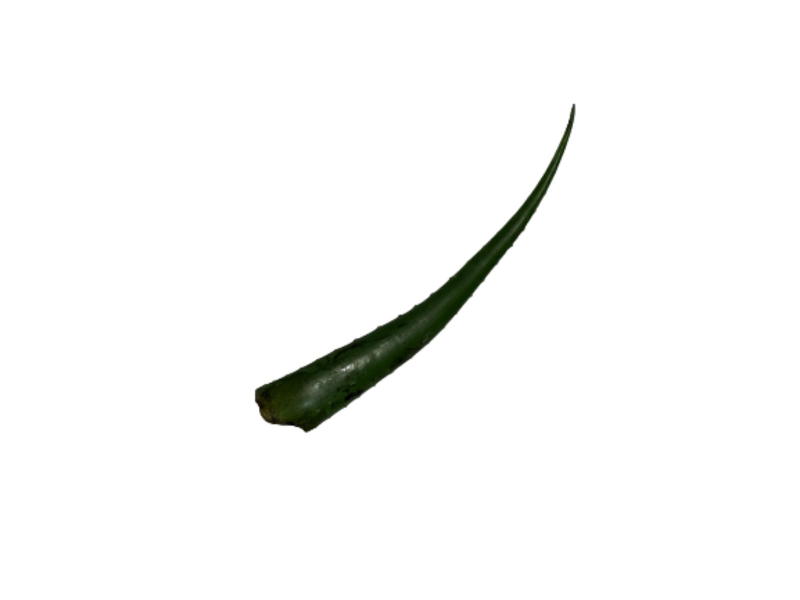
#> input picture Dataset/Image Processing Lidah Buaya/003.jpg, 1600 x 1200 px (shown at 1/2 size)
$ jupyter execute 'Image_Processing_Lidah Buaya.ipynb'
#> lines starting #> are read from the running program, lines starting #| are printed output that depends on the picture; after the words box and inside, x2 and y2 are one past the last pixel; in counts of white or black regions, pixels touching at a corner belong together
[cell 1]
import cv2
from google.colab.patches import cv2_imshow

[cell 2]
# membaca image
image = cv2.imread("003.jpg")
#> image is the input picture: shape (1200, 1600, 3); mean B, G, R 248.2, 249, 248.5

[cell 3]
print(image)
#> (printed output is left out)

[cell 4]
# menampilkan image
cv2_imshow(image)

[cell 5]
print(image.shape)
#| (1200, 1600, 3)

[cell 6]
# mengakeses nilai di pixel x=100, y=20
(b, g, r) = image[20, 100]
#> b = 255; g = 255; r = 255
print("blue =" ,b)
#| blue = 255
print("green =" ,g)
#| green = 255
print("red =" ,r)
#| red = 255

[cell 7]
# crop image
im_crop = image[100:660, 100:300]
#> im_crop: shape (560, 200, 3); every value is 255

cv2_imshow(im_crop)
cv2.waitKey(0)
cv2.destroyAllWindows()
print(im_crop.shape)
#| (560, 200, 3)

[cell 8]
# mengcopy image
cp_image = image.copy()
print(cp_image.shape)
#| (1200, 1600, 3)

[cell 9]
# mengubah nilai pixel
cp_image[300:350, 170:300] = (255, 255, 255)

cv2_imshow(cp_image)
cv2.waitKey(0)
cv2.destroyAllWindows()

[cell 10]
# resize image (ignore aspect ratio)
im_resized = cv2.resize(image, (400,400))
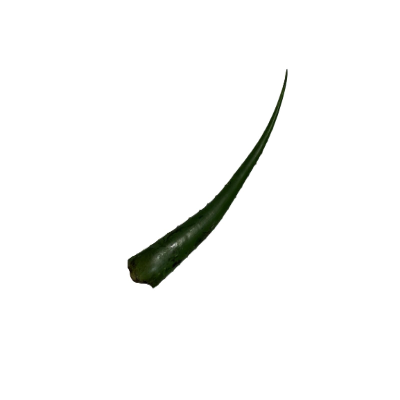
#> im_resized: shape (400, 400, 3); mean B, G, R 248.2, 249, 248.5

cv2_imshow(im_resized)
cv2.waitKey(0)
cv2.destroyAllWindows()

[cell 11]
# resize image (Mempertahankan aspek ratio)
r = 400/image.shape[1]
#> r = 0.25
dim = (400, int(image.shape[0]*r))
#> dim = (400, 300)
im_resized = cv2.resize(image, dim)
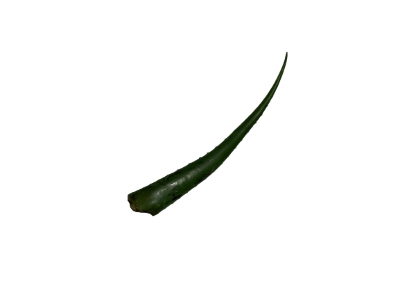
#> im_resized: shape (300, 400, 3); mean B, G, R 248.2, 249, 248.5

cv2_imshow(im_resized)
cv2.waitKey(0)
cv2.destroyAllWindows()

[cell 12]
# rotating an image
(h, w) = image.shape[:2]
#> h = 1200; w = 1600
center = (w/2, h/2)
#> center = (800, 600)

M = cv2.getRotationMatrix2D(center, 180, 1.0)
rotate = cv2.warpAffine(image, M, (w,h))
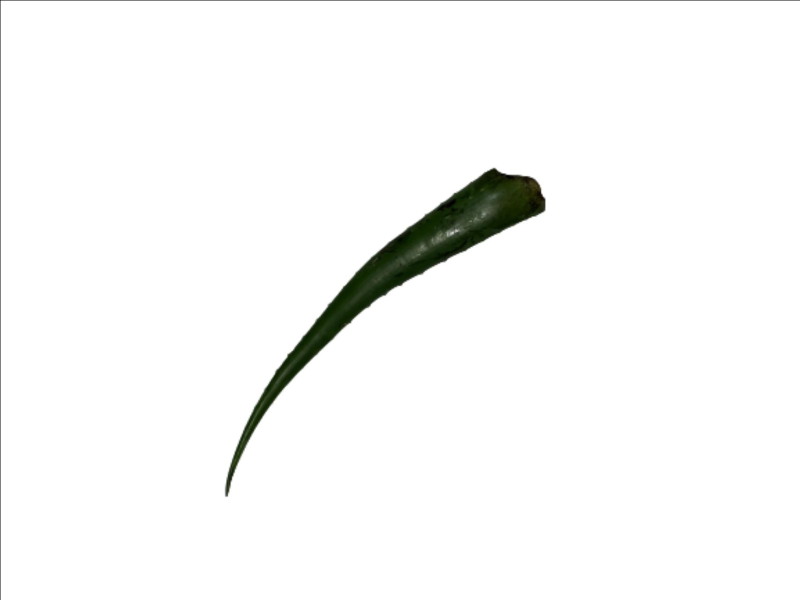
#> rotate: shape (1200, 1600, 3) (shown at 1/2 size); mean B, G, R 247.8, 248.6, 248.2

cv2_imshow(rotate)
cv2.waitKey(0)
cv2.destroyAllWindows()

[cell 13]
# menyimpan Image
cv2.imwrite("rotate.png", rotate)
#> Out = True

[cell 14]
#adjust image contrast
import numpy as np
im_adjusted = cv2.addWeighted(im_resized, 1.5, np.zeros(im_resized.shape, im_resized.dtype), 0, -100)
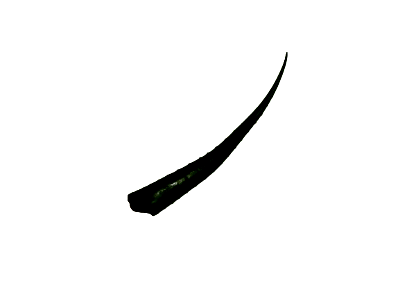
#> im_adjusted: shape (300, 400, 3); mean B, G, R 247.6, 247.7, 247.7


cv2_imshow(im_resized)
cv2_imshow(im_adjusted)
cv2.waitKey(0)
cv2.destroyAllWindows()

[cell 15]
# detect edges
im_edges = cv2.Canny(im_resized, 100, 200)
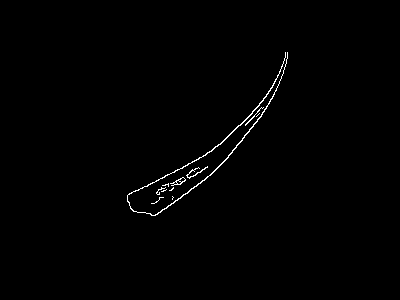
#> im_edges: shape (300, 400); 0.68% white in thin lines or dots, all inside (x1, y1, x2, y2) = (127, 52, 288, 216)

cv2_imshow(im_resized)
cv2_imshow(im_edges)
cv2.waitKey(0)
cv2.destroyAllWindows()

[cell 16]
# covert image to greyscale
im_gray = cv2.cvtColor(im_resized, cv2.COLOR_BGR2GRAY)

cv2_imshow(im_resized)
cv2_imshow(im_gray)
cv2.waitKey(0)
cv2.destroyAllWindows()

[cell 17]
#get All file in folder
import glob

imdir = 'dataset/elephant/'
ext = ['png', 'jpg', 'gif']    # Add image formats here

files = []
[files.extend(glob.glob(imdir + '*.' + e)) for e in ext]

images = [cv2.imread(file) for file in files]

# adjust contrast to all of them nd save to different location
i = 1
for img in images:
    im_adjusted = cv2.addWeighted(img, 1.5, np.zeros(img.shape, img.dtype), 0, -100)
    im_name = "dataset/elephant_contrast/" + str(i) + ".jpg"
    cv2.imwrite(im_name, im_adjusted)
    i+=1
#> after the loop, i = 1

[cell 18]
def twice(function):
  return lambda x: function(function(x))
def f(x):
  	return x + 3
g = twice(f)
print (g(7))
#| 13

[cell 19]
my_list = [1, 2, 3, 4, 5]

sum = 0
for x in my_list:
	sum += x
print(sum)
